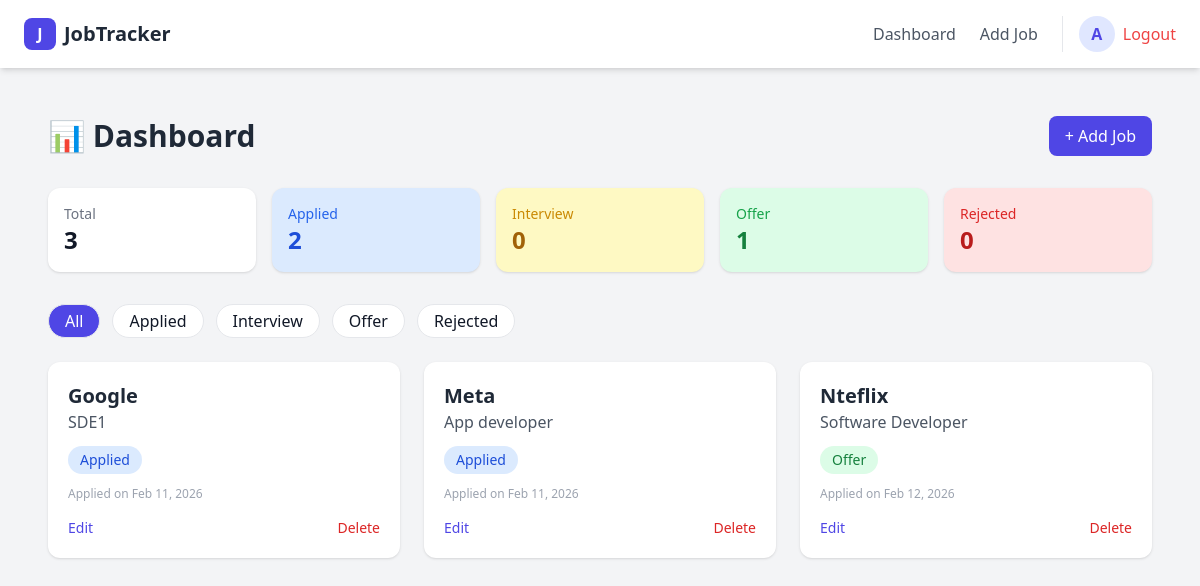
The app's page / (signed in) with its own data.
### applications/models.py (models this page shows, shortened)
class JobApplication(models.Model):
    STATUS_CHOICES = [
        ('Applied', 'Applied'),
        ('Interview', 'Interview'),
        ('Offer', 'Offer'),
        ('Rejected', 'Rejected'),
    ]
    user = models.ForeignKey(User, on_delete=models.CASCADE)
    company = models.CharField(max_length=200)
    position = models.CharField(max_length=200)
    status = models.CharField(max_length=20, choices=STATUS_CHOICES, default='Applied')
    applied_date = models.DateTimeField(auto_now_add=True)

### applications/views.py (the view)
# urls.py: path('', views.dashboard, name='dashboard'),
@login_required(login_url='login')
def dashboard(request):
    jobs = JobApplication.objects.filter(user=request.user)
    status_filter = request.GET.get("status")
    if status_filter:
        jobs = jobs.filter(status=status_filter)
    total = JobApplication.objects.filter(user=request.user).count()
    applied = JobApplication.objects.filter(user=request.user, status="Applied").count()
    interview = JobApplication.objects.filter(user=request.user, status="Interview").count()
    offer = JobApplication.objects.filter(user=request.user, status="Offer").count()
    rejected = JobApplication.objects.filter(user=request.user, status="Rejected").count()
    context = {
        "jobs": jobs,
        "total": total,
        "applied": applied,
        "interview": interview,
        "offer": offer,
        "rejected": rejected,
        "current_status": status_filter
    }
    return render(request, "dashboard.html", context)

### applications/templates/dashboard.html
{% extends "base.html" %}
{% block content %}
<div class="min-h-screen bg-gray-100 p-6">
    <div class="flex justify-between items-center mb-8">
        <h1 class="text-3xl font-bold text-gray-800">
            📊 Dashboard
        </h1>
        <a href="{% url 'add_job' %}"
           class="bg-indigo-600 text-white px-4 py-2 rounded-lg hover:bg-indigo-700 transition">
           + Add Job
        </a>
    </div>
    <div class="grid grid-cols-1 md:grid-cols-5 gap-4 mb-8">
        <div class="bg-white p-4 rounded-xl shadow">
            <p class="text-gray-500 text-sm">Total</p>
            <h2 class="text-2xl font-bold">{{ total }}</h2>
        </div>
        <div class="bg-blue-100 p-4 rounded-xl shadow">
            <p class="text-blue-600 text-sm">Applied</p>
            <h2 class="text-2xl font-bold text-blue-700">{{ applied }}</h2>
        </div>
        <div class="bg-yellow-100 p-4 rounded-xl shadow">
            <p class="text-yellow-600 text-sm">Interview</p>
            <h2 class="text-2xl font-bold text-yellow-700">{{ interview }}</h2>
        </div>
        <div class="bg-green-100 p-4 rounded-xl shadow">
            <p class="text-green-600 text-sm">Offer</p>
            <h2 class="text-2xl font-bold text-green-700">{{ offer }}</h2>
        </div>
        <div class="bg-red-100 p-4 rounded-xl shadow">
            <p class="text-red-600 text-sm">Rejected</p>
            <h2 class="text-2xl font-bold text-red-700">{{ rejected }}</h2>
        </div>
    </div>
    <div class="flex flex-wrap gap-3 mb-6">
    <a href="{% url 'dashboard' %}"
       class="px-4 py-1 rounded-full border
       {% if not current_status %} bg-indigo-600 text-white {% else %} bg-white {% endif %}">
        All
    </a>
    <a href="?status=Applied"
       class="px-4 py-1 rounded-full border
       {% if current_status == 'Applied' %} bg-blue-600 text-white {% else %} bg-white {% endif %}">
        Applied
    </a>
    <a href="?status=Interview"
       class="px-4 py-1 rounded-full border
       {% if current_status == 'Interview' %} bg-yellow-500 text-white {% else %} bg-white {% endif %}">
        Interview
    </a>
    <a href="?status=Offer"
       class="px-4 py-1 rounded-full border
       {% if current_status == 'Offer' %} bg-green-600 text-white {% else %} bg-white {% endif %}">
        Offer
    </a>
    <a href="?status=Rejected"
       class="px-4 py-1 rounded-full border
       {% if current_status == 'Rejected' %} bg-red-600 text-white {% else %} bg-white {% endif %}">
        Rejected
    </a>
</div>
    <div class="grid grid-cols-1 md:grid-cols-2 lg:grid-cols-3 gap-6">
        {% for job in jobs %}
        <div class="bg-white p-5 rounded-xl shadow hover:shadow-lg transition duration-200">
            <h3 class="text-xl font-semibold text-gray-800">
                {{ job.company }}
            </h3>
            <p class="text-gray-600">{{ job.position }}</p>
            <span class="
                inline-block mt-3 px-3 py-1 text-sm rounded-full
                {% if job.status == 'Applied' %} bg-blue-100 text-blue-700
                {% elif job.status == 'Interview' %} bg-yellow-100 text-yellow-700
                {% elif job.status == 'Offer' %} bg-green-100 text-green-700
                {% elif job.status == 'Rejected' %} bg-red-100 text-red-700
                {% endif %}
            ">
                {{ job.status }}
            </span>
            <p class="text-xs text-gray-400 mt-3">
                Applied on {{ job.applied_date|date:"M d, Y" }}
            </p>
            <div class="flex justify-between mt-4">
                <a href="{% url 'edit_job' job.id %}"
                   class="text-indigo-600 hover:underline text-sm">
                   Edit
                </a>
                <a href="{% url 'delete_job' job.id %}"
                   class="text-red-600 hover:underline text-sm">
                   Delete
                </a>
            </div>
        </div>
        {% empty %}
            <p>No Job Applications Yet 🚀</p>
        {% endfor %}
    </div>
</div>
{% endblock %}

### applications/templates/base.html (shortened to what this page needs)
<!DOCTYPE html>
<html lang="en">
<head>
    <script src="https://cdn.tailwindcss.com"></script>
</head>
<body class="bg-gray-100 text-gray-900">
  <nav class="bg-white shadow-md">
    <div class="max-w-7xl mx-auto px-6 py-4 flex justify-between items-center">
        <div class="flex items-center gap-2">
            <div class="w-8 h-8 bg-indigo-600 rounded-lg flex items-center justify-center text-white font-bold">
                J
            </div>
            <span class="text-xl font-semibold text-gray-800">
                JobTracker
            </span>
        </div>
        {% if request.user.is_authenticated %}
        <div class="flex items-center gap-6">
            <a href="{% url 'dashboard' %}"
               class="text-gray-600 hover:text-indigo-600 font-medium transition">
                Dashboard
            </a>
            <a href="{% url 'add_job' %}"
               class="text-gray-600 hover:text-indigo-600 font-medium transition">
                Add Job
            </a>
            <div class="flex items-center gap-2 border-l pl-4">
                <div class="w-9 h-9 rounded-full bg-indigo-100 flex items-center justify-center text-indigo-600 font-semibold">
                    {{ request.user.username|slice:":1"|upper }}
                </div>
                <a href="{% url 'logout' %}"
                   class="text-red-500 hover:text-red-600 font-medium">
                    Logout
                </a>
            </div>
        </div>
        {% endif %}
    </div>
</nav>
    <main class="max-w-7xl mx-auto px-6 py-6">
        {% block content %}
        {% endblock %}
    </main>
</body>
</html>

### records on screen
JobApplication: company "Google", position "SDE1", status "Applied", applied_date "Feb 11, 2026"
JobApplication: company "Meta", position "App developer", status "Applied", applied_date "Feb 11, 2026"
JobApplication: company "Nteflix", position "Software Developer", status "Offer", applied_date "Feb 12, 2026"

### other values on screen
{{ request.user.username|slice:":1"|upper }} "A"
{{ total }} "3"
{{ applied }} "2"
{{ interview }} "0"
{{ offer }} "1"
{{ rejected }} "0"
